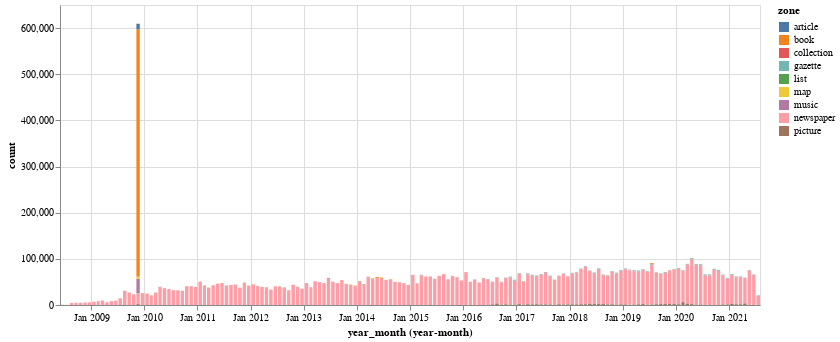

Notebook source saved alongside this figure:
### Code cell
alt.Chart(month_counts).mark_bar().encode(
    x='yearmonth(year_month):T',
    y='count:Q',
    color='zone:N',
    tooltip=['yearmonth(year_month):T', 'count', 'zone']
).properties(width=700).interactive()

### Figure 1 — Vega-Lite specification as saved in the notebook (floating-point values rounded to 4 significant figures; data arrays with more than 128 entries replaced by an {"elided": "..."} marker saying what was removed)
{"config": {"view": {"continuousWidth": 400, "continuousHeight": 300}}, "data": {"name": "data-1fe1158a237630a801c519cbb54c875a"}, "mark": "bar", "encoding": {"color": {"type": "nominal", "field": "zone"}, "tooltip": [{"type": "temporal", "field": "year_month", "timeUnit": "yearmonth"}, {"type": "quantitative", "field": "count"}, {"type": "nominal", "field": "zone"}], "x": {"type": "temporal", "field": "year_month", "timeUnit": "yearmonth"}, "y": {"type": "quantitative", "field": "count"}}, "selection": {"selector002": {"type": "interval", "bind": "scales", "encodings": ["x", "y"]}}, "width": 700, "$schema": "https://vega.github.io/schema/vega-lite/v4.8.1.json", "datasets": {"data-1fe1158a237630a801c519cbb54c875a": {"elided": "1188 records"}}}
